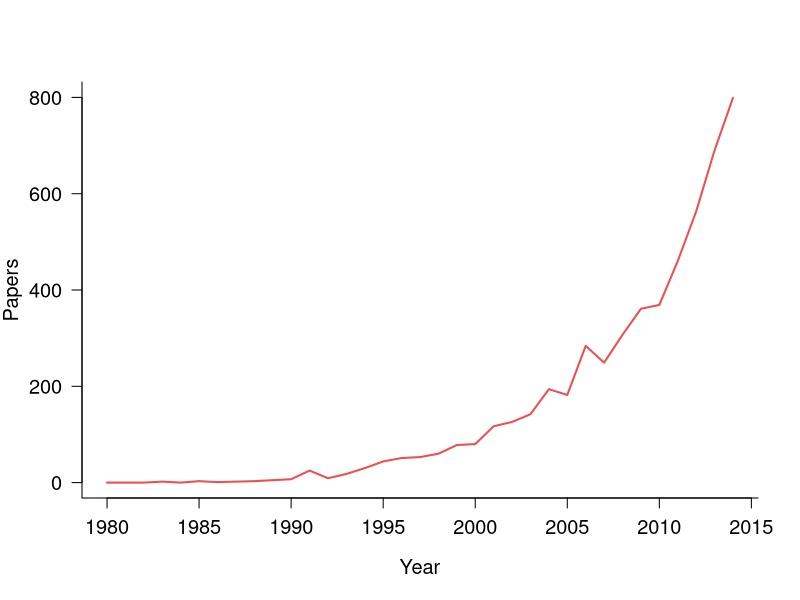

Reproduce this figure in R.
# For talk

ds <- read.csv("Data/PCMCitesThruTime.csv", )

newred <- rgb(red = 235, green = 81, blue = 83, maxColorValue = 255)

png("Manuscript/Figures/PCMCitations_Talk.png", bg = "transparent")

# Plot citations
par(bty = "l")
plot(Citations ~ Year, data = ds, type = "l", ylim = c(0, 800), 
	 las = 1, lwd = 2, cex.lab = 1.2, cex.axis = 1.2, col = newred,
	 ylab = "Papers", xlab = "Year")

dev.off()